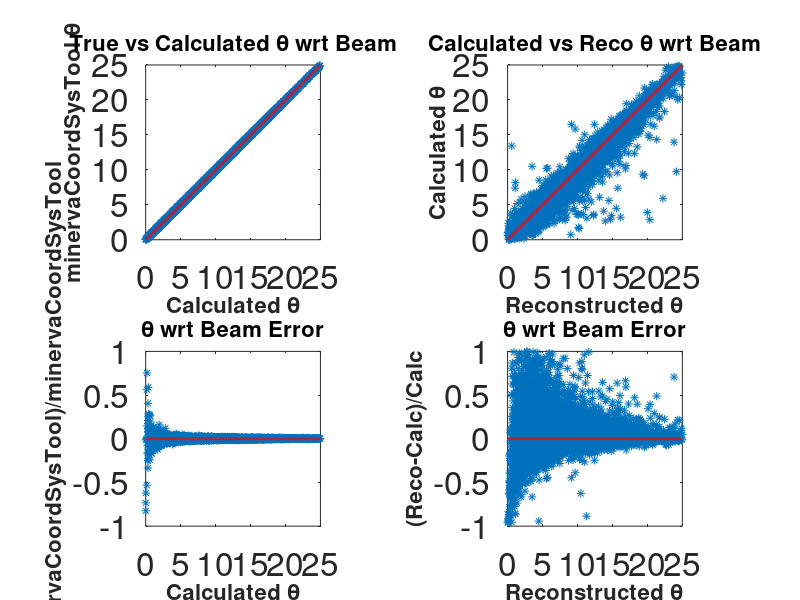

The MATLAB source for this figure:
function [ ] = GetTestPlots()

%% Read File and Get theta vectors
all_angles = load('MuonTheta_Test.txt');

reco_theta = all_angles(:,1);
true_theta = all_angles(:,2);
calc_theta = all_angles(:,3);


%% Plot

% Create figure
figure1 = figure;

subplot1 = subplot(2,2,1,'Parent',figure1,'FontSize',24);
box(subplot1,'on');
hold(subplot1,'all');
plot_comparison(subplot1, calc_theta, true_theta, 'Calculated \theta', 'minervaCoordSysTool \theta', 'True vs Calculated \theta wrt Beam');

subplot2 = subplot(2,2,2,'Parent',figure1,'FontSize',24);
box(subplot2,'on');
hold(subplot2,'all');
plot_comparison(subplot2, reco_theta, calc_theta, 'Reconstructed \theta', 'Calculated \theta', 'Calculated vs Reco \theta wrt Beam');

subplot3 = subplot(2,2,3,'Parent',figure1,'FontSize',24);
box(subplot3,'on');
hold(subplot3,'all');
plot_error(subplot3, calc_theta, true_theta, 'Calculated \theta', '(Calc-minervaCoordSysTool)/minervaCoordSysTool', '\theta wrt Beam Error');

subplot4 = subplot(2,2,4,'Parent',figure1,'FontSize',24);
box(subplot4,'on');
hold(subplot4,'all');
plot_error(subplot4, reco_theta, calc_theta, 'Reconstructed \theta', '(Reco-Calc)/Calc', '\theta wrt Beam Error');

end



function [] = plot_comparison(subplot, reco, truth, x_title, y_title, plot_title)
%% Plot Comparison

plot(reco,truth,'Parent',subplot,...
    'Marker','*',...
    'LineStyle','none');

axis('square');
xlim([0 25]);
ylim([0 25]);

title(plot_title,'FontWeight','bold','FontSize',16);
xlabel(x_title,'FontWeight','bold','FontSize',16);
ylabel(y_title,'FontWeight','bold','FontSize',16);

hold on;

x_line = linspace(0,25,1000);
y_line = x_line;
plot(x_line,y_line,'-r','LineWidth',2);

hold off;

end

function [] = plot_error(subplot, reco, truth, x_title, y_title, plot_title)
%% Plot Error

difference = (reco-truth)./truth;

plot(reco,difference,'Parent',subplot,...
    'Marker','*',...
    'LineStyle','none');

axis('square');
xlim([0 25]);
ylim([-1 1]);

title(plot_title,'FontWeight','bold','FontSize',16);
xlabel(x_title,'FontWeight','bold','FontSize',16);
ylabel(y_title,'FontWeight','bold','FontSize',16);

hold on;

x_line = linspace(0,25,1000);
y_line = linspace(0,0,1000);
plot(x_line,y_line,'-r','LineWidth',2);

hold off;

end



